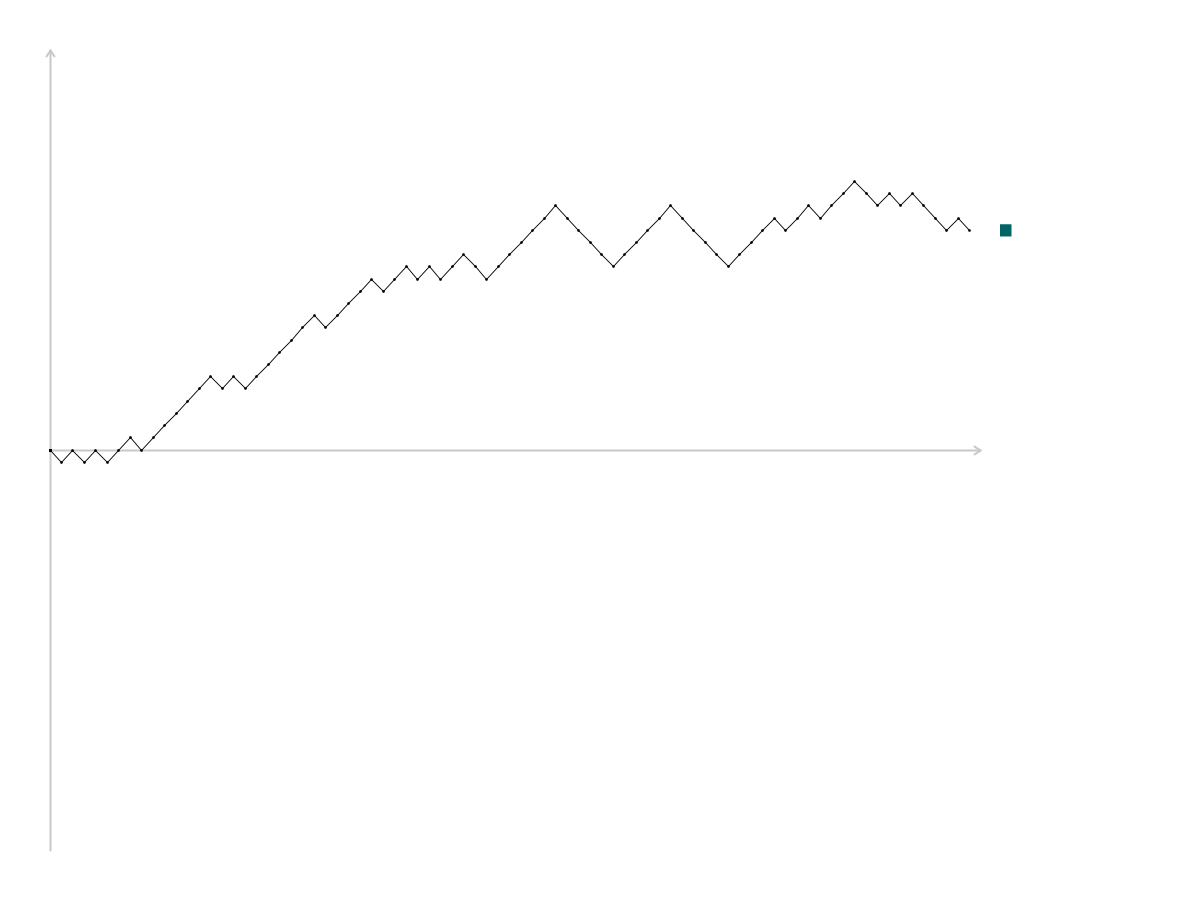
Frame 1 (no input)
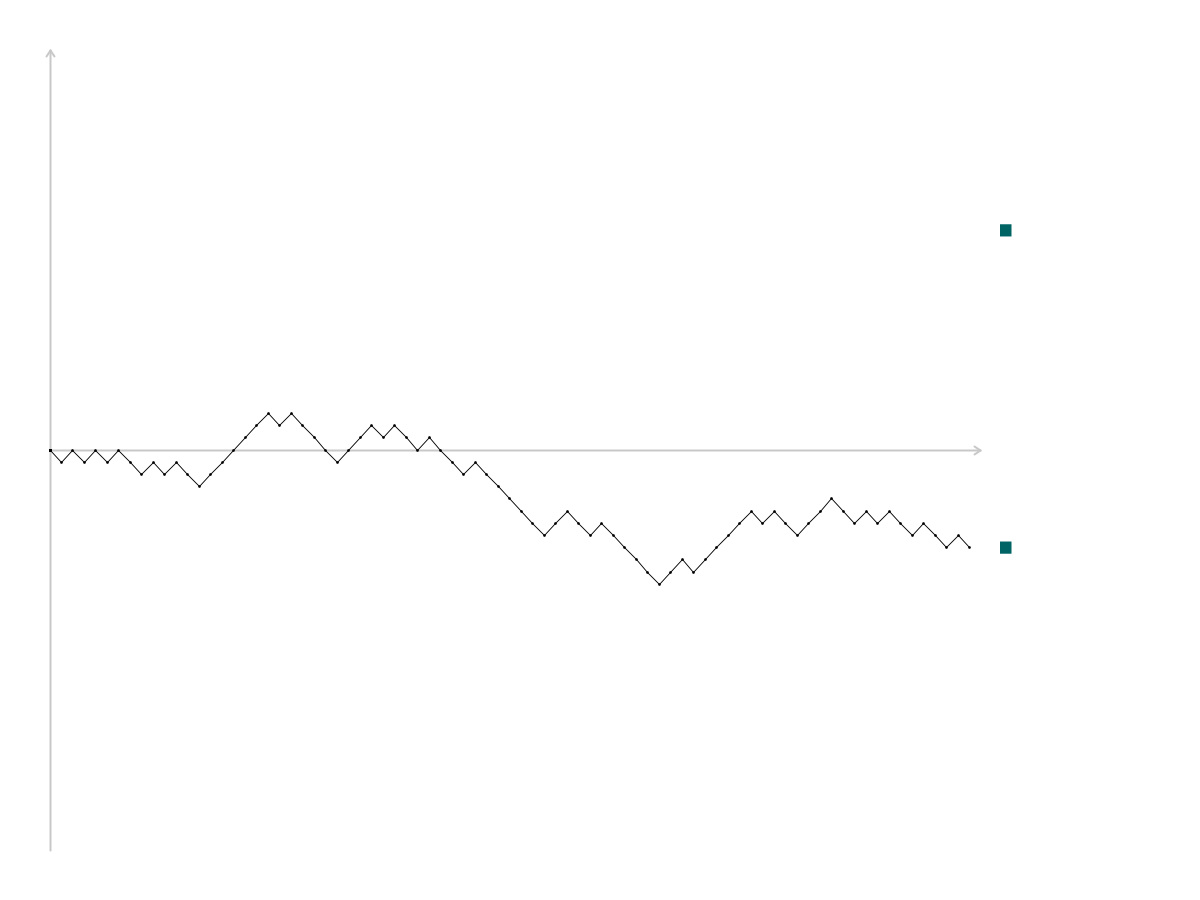
Frame 2 (the mouse pressed at the canvas centre, redrawn once)

The Processing sketch that drew these frames (run headless with seeded random() and noise(); the mouse was pressed at the canvas centre and the sketch redrawn once):

// Processing sketch: simple_rw_lecture_3
// ── simple_rw_lecture_3.pde

int[] ypos;
int incr;
float xscaler;
float yscaler;
int counter;
int cycler;
int nosteps;
int[] bars;
float barscaler;

void setup() {
  size(1200, 900);
  background(255);
  
  nosteps = 80;
  ypos = new int[nosteps+5];
  bars = new int[2*nosteps+5];
  
  ypos[0]=0;
  counter = 0;
  barscaler = 1;
  
  xscaler = (width-200)/(float)(nosteps+7);
  yscaler = height/(float)(8*sqrt(nosteps+5));
  
  strokeWeight(4);
  point(50, height/2);
  
  cycler = 1;
  
}

void keyReleased() {
  if (cycler == 1) {
    cycler = 0;
    noLoop();
  } else {
    cycler=1;
    loop();
  }
}

void draw()
{
  background(255);
  strokeWeight(2);
  stroke(200);
  line(50,height/2,width-220,height/2);
  line(width-220,height/2,width-226,height/2-4);
  line(width-220,height/2,width-226,height/2+4);
  line(50,50,50,height-50);
  line(50,50,54,56);
  line(50,50,46,56);
  stroke(0);
  
  counter++;
  
  delay(10);
  
  ypos[0]=0;
  
  for( int j=1 ; j<=nosteps ; j++ )
  {
    incr = floor(random(2));
    incr = 2*incr-1;
    
    ypos[j]=ypos[j-1]+incr;
    
    strokeWeight(2*yscaler/9);
    point(50, height/2);
    strokeWeight(2*yscaler/27);
    line(50+xscaler*(j-1), height/2+yscaler*ypos[j-1], 50+xscaler*j, height/2+yscaler*ypos[j]);
    strokeWeight(2*yscaler/9);
    point(50+xscaler*j, height/2+yscaler*ypos[j]);
    
  }
  
  println("" + ypos[nosteps]);
  
  bars[nosteps+ypos[nosteps]]++;
  if(bars[nosteps+ypos[nosteps]] > barscaler ) { barscaler++ ; }
  
  noStroke();
  fill(0,100,100);
  rect(width - 200,height/2-0.5*yscaler,bars[nosteps]*xscaler*10/max(barscaler,10),yscaler);
  for( int i=1 ; i<= nosteps/2 ; i++ ) {
    rect(width - 200,height/2-(i+0.5)*yscaler,bars[nosteps-i]*xscaler*10/max(barscaler,10),yscaler);
    rect(width - 200,height/2+(i-0.5)*yscaler,bars[nosteps+i]*xscaler*10/max(barscaler,10),yscaler);
  }
  stroke(0);
  
  if( counter < 10 ) { cycler = 0; noLoop(); }
  
}
